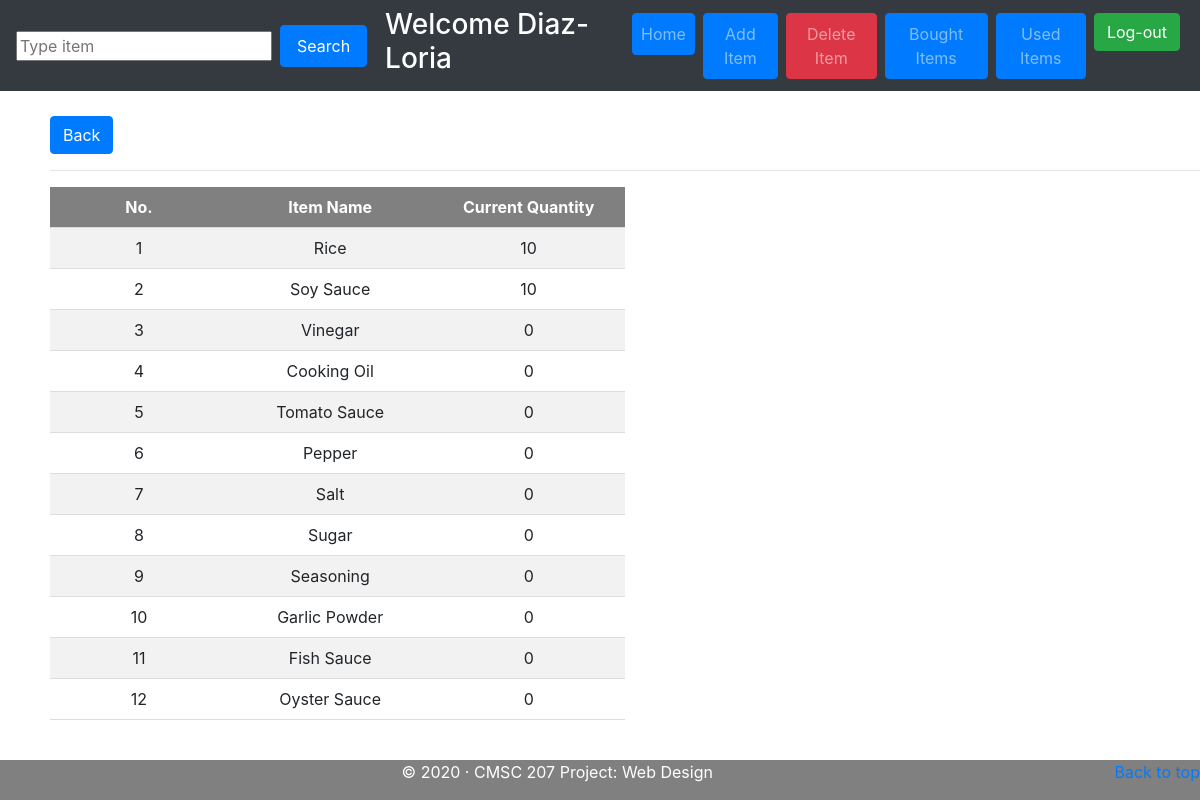
Page /CurrentInventory.php?category=4 (signed in) on the committed database.
### tables this page shows
CREATE TABLE `cat_items` (
  `item_name` text NOT NULL,
  `cat_id` int(11) NOT NULL,
  `currentCount` int(11) NOT NULL
);

### pages/currentinventoryPage.php (the view, shortened to what this page needs)
<link href="css/style.css" rel="stylesheet">
<?php
$categoryName=$_GET["category"];
?>
<div style="margin-top:100px;margin-left:50px;">
	<button onclick='window.location.href = "home.php"' class="btn btn-primary  mr-sm-2">Back</button>
	<hr>
	<?php
		include('./database_connection.php');
		$sql = "SELECT * FROM cat_items WHERE cat_items.cat_id=$categoryName";
		$result = $conn -> query($sql);
		if ($result -> num_rows > 0) {
			echo "<table >";
			echo "<tr>";
			echo "<th>No. </th><th>Item Name</th><th>Current Quantity</th>";
			echo "</tr>";
			$i=1;
			while ($row = $result -> fetch_assoc()) {
				echo "<tr><td>" . $i .
					"</td><td>" . $row["item_name"] .
					"</td><td>" . $row["currentCount"] .
					"</td></tr>";
					$i++;
			}
			echo "</table>";
		}
	?>
</div>

### css/style.css (style rules this page uses)
table, th, td { padding: 10px; width: 50%; border-bottom: 1px solid #ddd; border-collapse: collapse; }
th, td { text-align: center; padding: 8px; width: 12%; }
tr:nth-child(even) { background-color: #f2f2f2; }
th { background-color: grey; color: white; }

### rows in the picture
cat_items: item_name "Rice", currentCount "10"
cat_items: item_name "Soy Sauce", currentCount "10"
cat_items: item_name "Vinegar", currentCount "0"
cat_items: item_name "Cooking Oil", currentCount "0"
cat_items: item_name "Tomato Sauce", currentCount "0"
cat_items: item_name "Pepper", currentCount "0"
cat_items: item_name "Salt", currentCount "0"
cat_items: item_name "Sugar", currentCount "0"
cat_items: item_name "Seasoning", currentCount "0"
cat_items: item_name "Garlic Powder", currentCount "0"
cat_items: item_name "Fish Sauce", currentCount "0"
cat_items: item_name "Oyster Sauce", currentCount "0"
